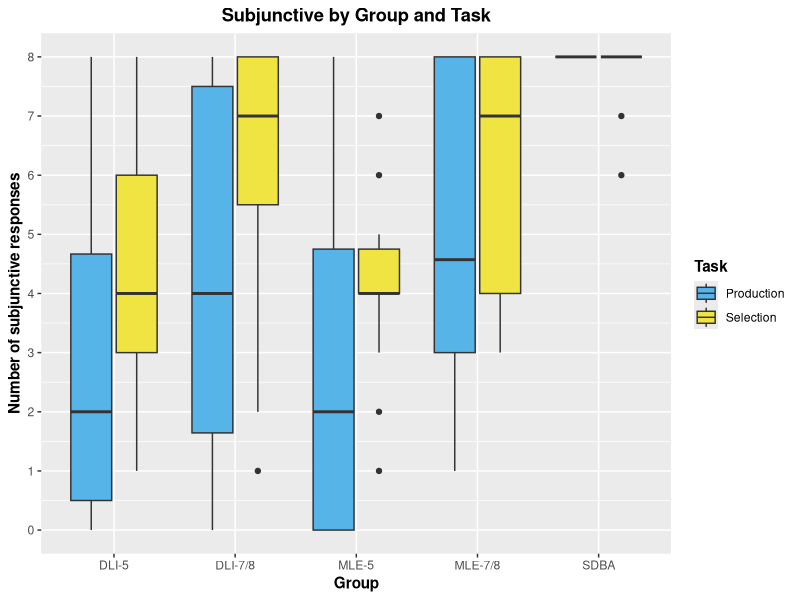

Write R code to recreate this figure.
library(tidyverse)

# Load data
## EPT
SDB_EPT <- read_csv("./CSV Files/SDB/SDB Subjunctive EPT.csv") %>%
  filter(Property == "Intensional subjunctive") %>% 
  mutate(Group = "SDBA",
         Task = "Production")

DLI78_EPT <- read_csv("./CSV Files/DLI-78/DLI-78 Subjunctive EPT.csv") %>%
  filter(Property == "Intensional subjunctive") %>% 
  mutate(Group = "DLI-7/8",
         Task = "Production")

MLS78_EPT <- read_csv("./CSV Files/MLS-78/MLS-78 Subjunctive EPT.csv") %>%
  filter(!School == "GBCS") %>% 
  filter(Property == "Intensional subjunctive") %>% 
  mutate(Group = "MLE-7/8",
         Task = "Production")

DLI5_EPT <- read_csv("./CSV Files/DLI-5/DLI-5 Subjunctive EPT.csv")  %>%
  filter(Property == "Intensional subjunctive")%>% 
  mutate(Group = "DLI-5",
         Task = "Production")

MLS5_EPT <- read_csv("./CSV Files/MLS-5/MLS-5 Subjunctive EPT.csv") %>%
  filter(!School == "GBCS") %>% 
  filter(Property == "Intensional subjunctive") %>% 
  mutate(Group = "MLE-5",
         Task = "Production")


## FCT
SDB_FCT <- read_csv("./CSV Files/SDB/SDB Subjunctive FCT.csv") %>%
  filter(Property == "Intensional subjunctive") %>% 
  mutate(Group = "SDBA",
         Task = "Selection")

DLI78_FCT <- read_csv("./CSV Files/DLI-78/DLI-78 Subjunctive FCT.csv") %>%
  filter(Property == "Intensional subjunctive") %>% 
  mutate(Group = "DLI-7/8",
         Task = "Selection")

MLS78_FCT <- read_csv("./CSV Files/MLS-78/MLS-78 Subjunctive FCT.csv") %>%
  filter(!School == "GBCS") %>% 
  filter(Property == "Intensional subjunctive") %>% 
  mutate(Group = "MLE-7/8",
         Task = "Selection")

DLI5_FCT <- read_csv("./CSV Files/DLI-5/DLI-5 Subjunctive FCT.csv")  %>%
  filter(Property == "Intensional subjunctive")%>% 
  mutate(Group = "DLI-5",
         Task = "Selection")

MLS5_FCT <- read_csv("./CSV Files/MLS-5/MLS-5 Subjunctive FCT.csv") %>%
  filter(!School == "GBCS") %>% 
  filter(Property == "Intensional subjunctive") %>% 
  mutate(Group = "MLE-5",
         Task = "Selection")


## Rejoin datasets for all participants
EPT <- rbind(SDB_EPT, DLI78_EPT, MLS78_EPT, DLI5_EPT, MLS5_EPT) %>% 
  group_by(Part_ID, Group) %>%
  summarize(Total_Subj = sum(Mood_Use, na.rm = TRUE),
            Total_Responses = sum(!is.na(Mood_Use)),
            Ratio = Total_Subj/Total_Responses) %>% 
  mutate(Task = "Production",
         Ratio = (Ratio*100)/12.5)

FCT <- rbind(SDB_FCT, DLI78_FCT, MLS78_FCT, DLI5_FCT, MLS5_FCT) %>% 
  group_by(Part_ID, Group) %>%
  summarize(Total_Subj = sum(Mood_Use, na.rm = TRUE),
            Total_Responses = sum(!is.na(Mood_Use)),
            Ratio = Total_Subj/Total_Responses) %>% 
  mutate(Task = "Selection",
         Ratio = (Ratio*100)/12.5)

Master <- rbind(EPT, FCT)


# Plot graph
# Generate graph
Master %>% 
  ggplot(aes(x = Group, y = Ratio, fill = Task)) +
  geom_boxplot() +
  scale_y_continuous(breaks = seq (0, 8, 1),
                     limits = c(0, 8)) +
  scale_fill_manual(values = c("#56B4E9", "#F0E442")) +
  labs(x = "Group", y = "Number of subjunctive responses", title = "Subjunctive by Group and Task") +
  theme(axis.title = element_text(face = "bold"),
        plot.title = element_text(hjust = 0.5, face = "bold"),
        legend.title = element_text(face = "bold"))
